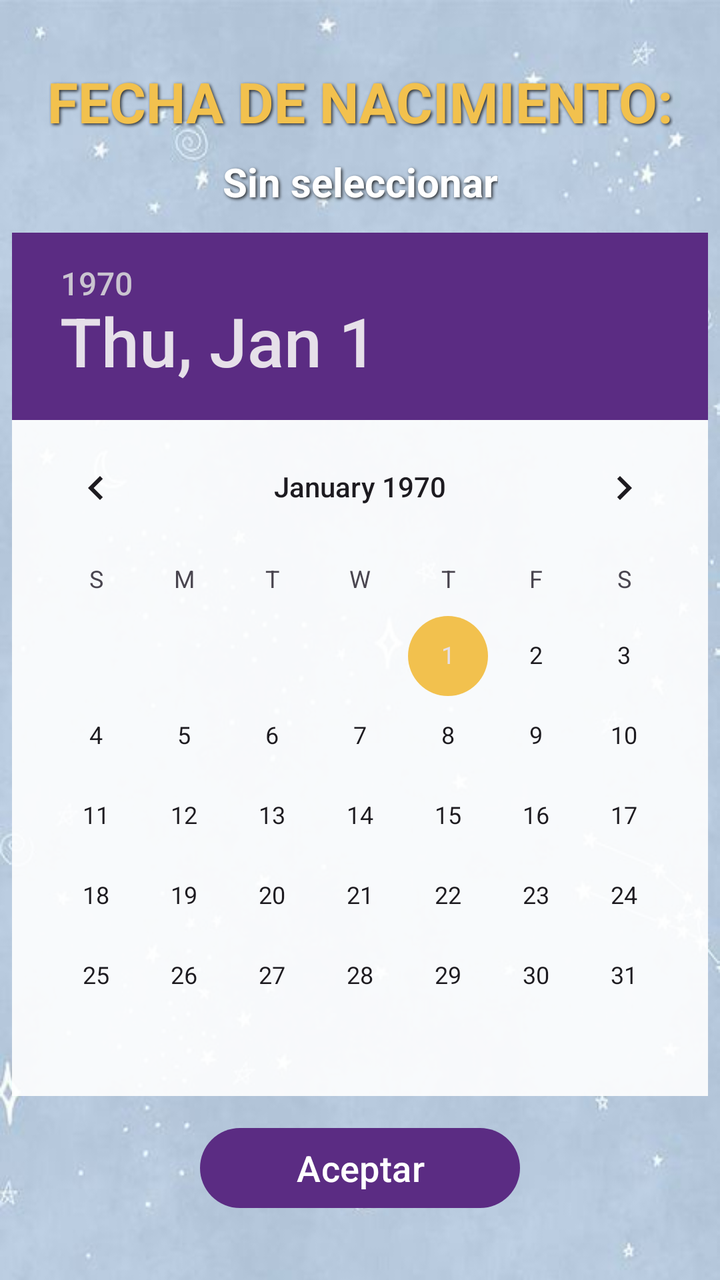
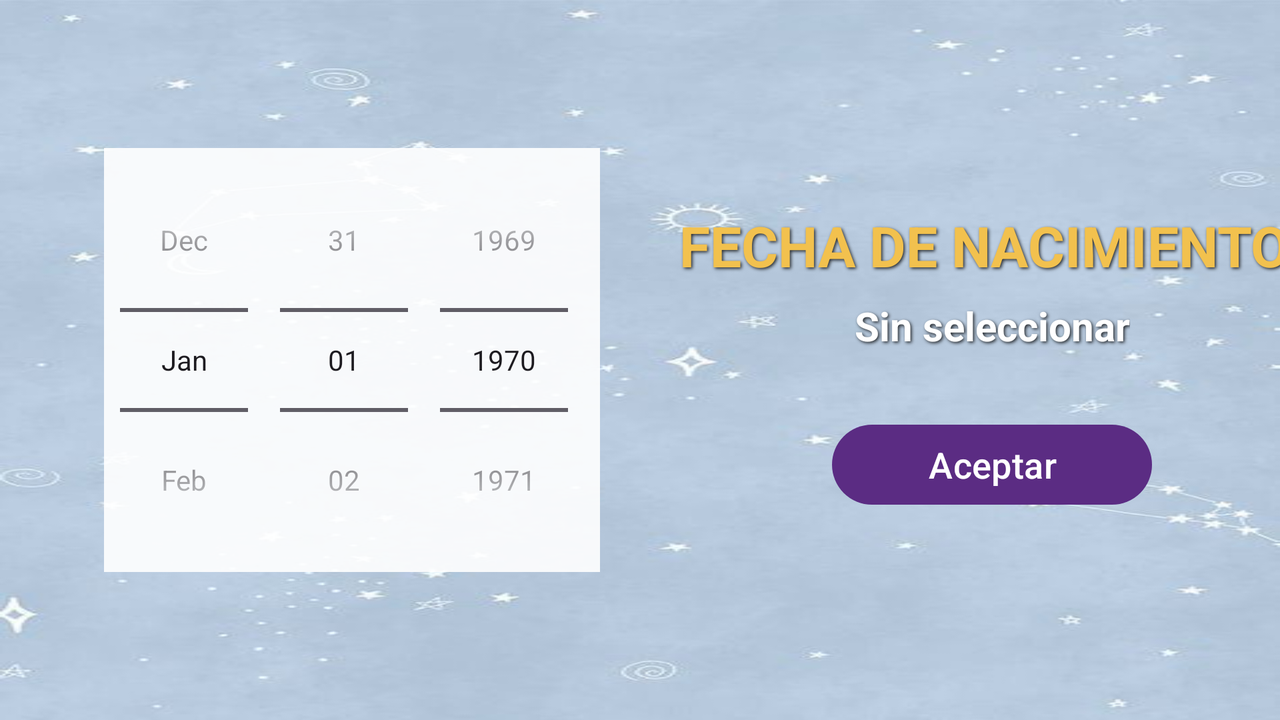

Two renders of one Android screen. The first uses the default layout on a phone; the second uses the alternative layout the repository ships for a different screen configuration, on a matching device. The two XML files are below.
<!-- AndroidManifest.xml: application theme Theme.MyZodiac -->
<!-- res/layout/activity_main.xml -->
<?xml version="1.0" encoding="utf-8"?>
<androidx.constraintlayout.widget.ConstraintLayout xmlns:android="http://schemas.android.com/apk/res/android"
    xmlns:app="http://schemas.android.com/apk/res-auto"
    xmlns:tools="http://schemas.android.com/tools"
    android:id="@+id/main"
    android:layout_width="match_parent"
    android:layout_height="match_parent"
    android:background="@drawable/backgroundzodiac"
    tools:context=".MainActivity">

    <TextView
        android:id="@+id/idTextoFecha"
        style="@style/TextoZodiac.Titulo"
        android:layout_width="wrap_content"
        android:layout_height="wrap_content"
        android:layout_marginTop="32dp"
        android:text="@string/fecha"
        app:layout_constraintEnd_toEndOf="parent"
        app:layout_constraintStart_toStartOf="parent"
        app:layout_constraintTop_toTopOf="parent" />

    <TextView
        android:id="@+id/idFecha"
        style="@style/TextoZodiac"
        android:layout_width="wrap_content"
        android:layout_height="wrap_content"
        android:layout_marginTop="8dp"
        android:text="@string/sin_fecha"
        app:layout_constraintEnd_toEndOf="parent"
        app:layout_constraintStart_toStartOf="parent"
        app:layout_constraintTop_toBottomOf="@id/idTextoFecha" />

    <DatePicker
        android:id="@+id/idCalendar"
        android:layout_width="wrap_content"
        android:layout_height="wrap_content"
        android:layout_marginTop="16dp"
        android:layout_marginBottom="16dp"
        android:background="@color/fondo_calendario"
        android:datePickerMode="calendar"
        android:headerBackground="@color/morado"
        android:saveEnabled="false"
        app:layout_constraintBottom_toTopOf="@id/idButton"
        app:layout_constraintEnd_toEndOf="parent"
        app:layout_constraintStart_toStartOf="parent"
        app:layout_constraintTop_toBottomOf="@id/idFecha" />

    <Button
        android:id="@+id/idButton"
        android:layout_width="wrap_content"
        android:layout_height="wrap_content"
        android:layout_marginBottom="32dp"
        android:text="@string/boton_aceptar"
        app:layout_constraintBottom_toBottomOf="parent"
        app:layout_constraintEnd_toEndOf="parent"
        app:layout_constraintStart_toStartOf="parent" />

</androidx.constraintlayout.widget.ConstraintLayout>
<!-- resources referenced by this layout -->
<resources>
  <color name="fondo_calendario">#E6FFFFFF</color>
  <color name="morado">#FF5B2C83</color>
  <!-- drawable backgroundzodiac: jpg bitmap (drawable, 22407 bytes) -->
  <string name="boton_aceptar">Aceptar</string>
  <string name="fecha">Fecha de Nacimiento:</string>
  <string name="sin_fecha">Sin seleccionar</string>
  <style name="TextoZodiac">
          <item name="android:textColor">@color/texto_claro</item>
          <item name="android:textSize">20sp</item>
          <item name="android:textStyle">bold</item>
          <item name="android:gravity">center</item>
          <item name="android:shadowColor">@color/sombra_texto</item>
          <item name="android:shadowDx">2</item>
          <item name="android:shadowDy">2</item>
          <item name="android:shadowRadius">4</item>
      </style>
  <style name="TextoZodiac.Titulo">
          <item name="android:textSize">28sp</item>
          <item name="android:textColor">@color/dorado</item>
          <item name="android:textAllCaps">true</item>
      </style>
  <style name="Theme.MyZodiac" parent="Base.Theme.MyZodiac">
          <item name="colorPrimary">@color/morado</item>
          <item name="colorOnPrimary">@color/white</item>
          <item name="colorSecondary">@color/dorado</item>
          <item name="android:colorAccent">@color/morado</item>
          <item name="materialButtonStyle">@style/BotonZodiac</item>
      </style>
  <color name="texto_claro">#FFFFFFFF</color>
  <color name="sombra_texto">#CC000000</color>
  <color name="dorado">#FFF2C14E</color>
  <style name="Base.Theme.MyZodiac" parent="Theme.Material3.Light.NoActionBar">
      </style>
  <color name="white">#FFFFFFFF</color>
  <style name="BotonZodiac" parent="Widget.Material3.Button">
          <item name="backgroundTint">@color/morado</item>
          <item name="android:textColor">@color/white</item>
          <item name="android:textSize">18sp</item>
          <item name="android:minWidth">160dp</item>
      </style>
</resources>
<!-- res/layout-land/activity_main.xml (the repository's variant of the layout above) -->
<!-- drawn on the phone turned sideways -->
<?xml version="1.0" encoding="utf-8"?>
<androidx.constraintlayout.widget.ConstraintLayout xmlns:android="http://schemas.android.com/apk/res/android"
    xmlns:app="http://schemas.android.com/apk/res-auto"
    xmlns:tools="http://schemas.android.com/tools"
    android:id="@+id/main"
    android:layout_width="match_parent"
    android:layout_height="match_parent"
    android:background="@drawable/backgroundzodiac"
    tools:context=".MainActivity">

    <androidx.constraintlayout.widget.Guideline
        android:id="@+id/guia"
        android:layout_width="wrap_content"
        android:layout_height="wrap_content"
        android:orientation="vertical"
        app:layout_constraintGuide_percent="0.55" />

    <DatePicker
        android:id="@+id/idCalendar"
        android:layout_width="wrap_content"
        android:layout_height="wrap_content"
        android:layout_margin="8dp"
        android:background="@color/fondo_calendario"
        android:calendarViewShown="false"
        android:datePickerMode="spinner"
        android:saveEnabled="false"
        app:layout_constraintBottom_toBottomOf="parent"
        app:layout_constraintEnd_toStartOf="@id/guia"
        app:layout_constraintStart_toStartOf="parent"
        app:layout_constraintTop_toTopOf="parent" />

    <TextView
        android:id="@+id/idTextoFecha"
        style="@style/TextoZodiac.Titulo"
        android:layout_width="wrap_content"
        android:layout_height="wrap_content"
        android:text="@string/fecha"
        app:layout_constraintBottom_toTopOf="@id/idFecha"
        app:layout_constraintEnd_toEndOf="parent"
        app:layout_constraintStart_toStartOf="@id/guia"
        app:layout_constraintTop_toTopOf="parent"
        app:layout_constraintVertical_chainStyle="packed" />

    <TextView
        android:id="@+id/idFecha"
        style="@style/TextoZodiac"
        android:layout_width="wrap_content"
        android:layout_height="wrap_content"
        android:layout_marginTop="8dp"
        android:text="@string/sin_fecha"
        app:layout_constraintBottom_toTopOf="@id/idButton"
        app:layout_constraintEnd_toEndOf="parent"
        app:layout_constraintStart_toStartOf="@id/guia"
        app:layout_constraintTop_toBottomOf="@id/idTextoFecha" />

    <Button
        android:id="@+id/idButton"
        android:layout_width="wrap_content"
        android:layout_height="wrap_content"
        android:layout_marginTop="32dp"
        android:text="@string/boton_aceptar"
        app:layout_constraintBottom_toBottomOf="parent"
        app:layout_constraintEnd_toEndOf="parent"
        app:layout_constraintStart_toStartOf="@id/guia"
        app:layout_constraintTop_toBottomOf="@id/idFecha" />

</androidx.constraintlayout.widget.ConstraintLayout>
<!-- resources referenced by the variant -->
<!-- as the phone turned sideways resolves them -->
<resources>
  <color name="fondo_calendario">#E6FFFFFF</color>
  <!-- drawable backgroundzodiac: jpg bitmap (drawable, 22407 bytes) -->
  <string name="boton_aceptar">Aceptar</string>
  <string name="fecha">Fecha de Nacimiento:</string>
  <string name="sin_fecha">Sin seleccionar</string>
  <style name="TextoZodiac">
          <item name="android:textColor">@color/texto_claro</item>
          <item name="android:textSize">20sp</item>
          <item name="android:textStyle">bold</item>
          <item name="android:gravity">center</item>
          <item name="android:shadowColor">@color/sombra_texto</item>
          <item name="android:shadowDx">2</item>
          <item name="android:shadowDy">2</item>
          <item name="android:shadowRadius">4</item>
      </style>
  <style name="TextoZodiac.Titulo">
          <item name="android:textSize">28sp</item>
          <item name="android:textColor">@color/dorado</item>
          <item name="android:textAllCaps">true</item>
      </style>
  <style name="Theme.MyZodiac" parent="Base.Theme.MyZodiac">
          <item name="colorPrimary">@color/morado</item>
          <item name="colorOnPrimary">@color/white</item>
          <item name="colorSecondary">@color/dorado</item>
          <item name="android:colorAccent">@color/morado</item>
          <item name="materialButtonStyle">@style/BotonZodiac</item>
      </style>
  <color name="texto_claro">#FFFFFFFF</color>
  <color name="sombra_texto">#CC000000</color>
  <color name="dorado">#FFF2C14E</color>
  <style name="Base.Theme.MyZodiac" parent="Theme.Material3.Light.NoActionBar">
      </style>
  <color name="morado">#FF5B2C83</color>
  <color name="white">#FFFFFFFF</color>
  <style name="BotonZodiac" parent="Widget.Material3.Button">
          <item name="backgroundTint">@color/morado</item>
          <item name="android:textColor">@color/white</item>
          <item name="android:textSize">18sp</item>
          <item name="android:minWidth">160dp</item>
      </style>
</resources>
